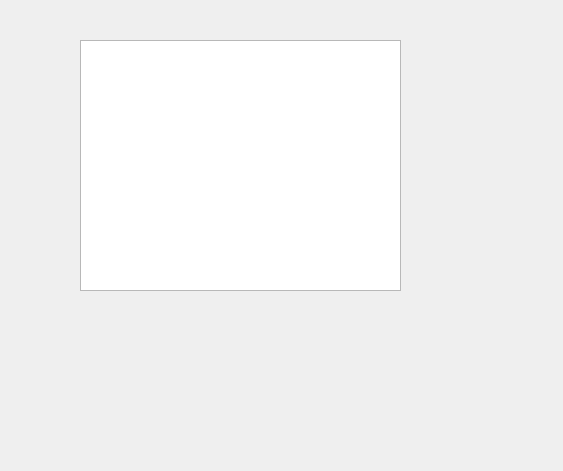
<?xml version="1.0" encoding="UTF-8"?>
<ui version="4.0">
 <class>VVMDModeClass</class>
 <widget class="QMainWindow" name="VVMDModeClass">
  <property name="geometry">
   <rect>
    <x>0</x>
    <y>0</y>
    <width>563</width>
    <height>471</height>
   </rect>
  </property>
  <property name="windowTitle">
   <string>VVMDMode</string>
  </property>
  <widget class="QWidget" name="centralWidget">
   <widget class="QListView" name="listView">
    <property name="geometry">
     <rect>
      <x>80</x>
      <y>40</y>
      <width>321</width>
      <height>251</height>
     </rect>
    </property>
   </widget>
  </widget>
 </widget>
 <layoutdefault spacing="6" margin="11"/>
 <resources>
  <include location="VVMDMode.qrc"/>
 </resources>
 <connections/>
</ui>
